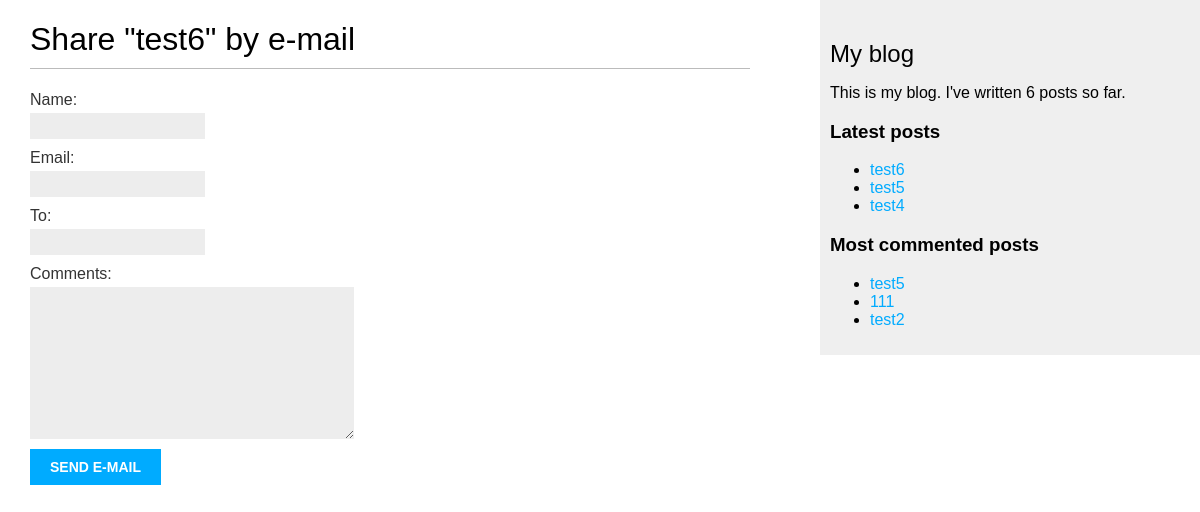
Before: /blog/6/share/ with the older database file.
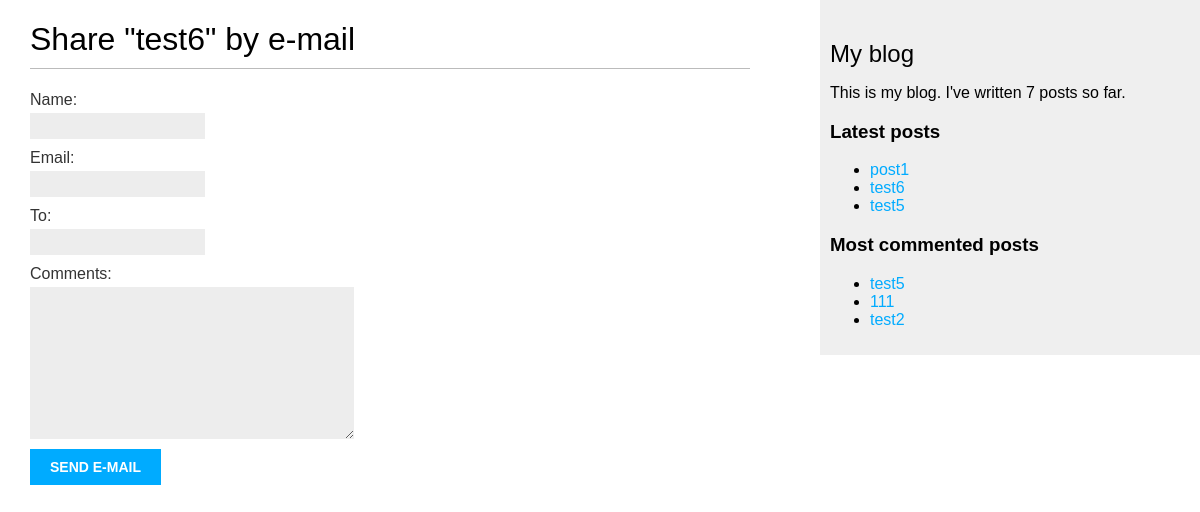
After: the same page with the newer database file.
### blog/models.py (models this page shows, shortened)
class Post(models.Model):
    class Status(models.TextChoices):
        DRAFT = 'DF', 'Draft'
        PUBLISHED = 'PB', 'Published'
    title = models.CharField(max_length=250)
    slug = models.SlugField(max_length=250, unique_for_date='publish')
    author = models.ForeignKey(User,
                               on_delete=models.CASCADE,
                               related_name='blog_posts')
    body = models.TextField()
    publish = models.DateTimeField(default=timezone.now)
    created = models.DateTimeField(auto_now_add=True)
    updated = models.DateTimeField(auto_now=True)
    status = models.CharField(max_length=2,
                              choices=Status.choices,
                              default=Status.DRAFT)
    tags = TaggableManager()
    objects = models.Manager()
    published = PublishedManager()
    class Meta:
        ordering = ['-publish']
        indexes = [
            models.Index(fields=['-publish']),
        ]
    def get_absolute_url(self):
        return reverse('blog:post_detail',
                       args=[self.publish.year, self.publish.month, self.publish.day, self.slug])

### blog/views.py (the view)
# urls.py: path('<int:post_id>/share/', views.post_share, name='post_share'),
def post_share(request, post_id):
    post = get_object_or_404(Post, id=post_id, status=Post.Status.PUBLISHED)
    sent = False
    if request.method == 'POST':
        form = EmailPostForm(request.POST)
        if form.is_valid():
            cd = form.cleaned_data
            post_url = request.build_absolute_uri(post.get_absolute_url())
            subject = 'Test subject'
            message = 'Test message'
            sender = 'ridmovies@yandex.ru'
            recipient = [cd['to']]
            send_mail(
                subject,
                message,
                sender,
                recipient,
                fail_silently=False,
            )
            sent = True
    else:
        form = EmailPostForm()
    return render(request, 'post/share.html', {'post': post, 'form': form, 'sent': sent})

### blog/forms.py
class EmailPostForm(forms.Form):
    name = forms.CharField(max_length=25)
    email = forms.EmailField()
    to = forms.EmailField()
    comments = forms.CharField(required=False, widget=forms.Textarea)

### blog/models.py (called while the page is built)
    def get_queryset(self):
        return super().get_queryset().filter(status=Post.Status.PUBLISHED)

### blog/templatetags/blog_tags.py (called while the page is built)
@register.simple_tag
def total_posts():
    return Post.published.count()

@register.simple_tag
def get_most_commented_posts(count=3):
    return Post.published.annotate(total_comments=Count('comments')).order_by('-total_comments')[:count]

@register.inclusion_tag('post/latest_posts.html')
def show_latest_posts(count=3):
    latest_posts = Post.published.order_by('-publish')[:count]
    return {'latest_posts': latest_posts}

### blog/templates/post/share.html (shortened to what this page needs)
{% extends "base.html" %}
{% block content %}
 {% if sent %}
 <h1>E-mail successfully sent</h1>
 <p>
 "{{ post.title }}" was successfully sent
 to {{ form.cleaned_data.to }}.
 </p>
 {% else %}
 <h1>Share "{{ post.title }}" by e-mail</h1>
 <form method="post">
 {{ form.as_p }}
 <input type="submit" value="Send e-mail">
 </form>
 {% endif %}
{% endblock %}

### blog/templates/base.html (shortened to what this page needs)
{% load blog_tags %}
{% load static %}
<!DOCTYPE html>
<html>
<head>
 <link href="{% static "css/blog.css" %}" rel="stylesheet">
</head>
<body>
 <div id="content">
 {% block content %}
 {% endblock %}
 </div>
 <div id="sidebar">
 <h2>My blog</h2>
 <p>
     This is my blog.
     I've written {% total_posts %} posts so far.
 </p>
     <h3>Latest posts</h3>
    {% show_latest_posts 3 %}
      <h3>Most commented posts</h3>
     {% get_most_commented_posts as most_commented_posts %}
     <ul>
     {% for post in most_commented_posts %}
     <li>
     <a href="{{ post.get_absolute_url }}">{{ post.title }}</a>
     </li>
     {% endfor %}
 </div>
</body>
</html>

### blog/templates/post/latest_posts.html
<ul>
 {% for post in latest_posts %}
 <li>
 <a href="{{ post.get_absolute_url }}">{{ post.title }}</a>
 </li>
 {% endfor %}
</ul>

Changed rows visible on the page:
no longer on this page (row unchanged): Post: title "test4", shown under "Latest posts"
added Post: title "post1", shown under "Latest posts"
Other visible differences:
text no longer shown: "6"
text now shown: "7"
